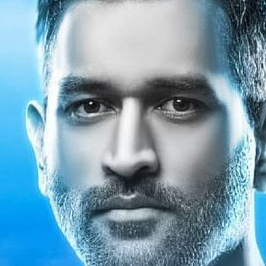
#> input picture datasets/cropped/ms_dhoni/ms_dhoni1.jpg, 266 x 266 px, given in place of ms_dhoni, which was not available
$ python sportcelebrity.py
#> lines starting #> are read from the running program, lines starting #| are printed output that depends on the picture; pictures that were not available may be replaced by others from this repository, and a replacement may not be noted
import numpy as np
import cv2
import os
from sklearn import svm
from sklearn.ensemble import RandomForestClassifier
from sklearn.linear_model import LogisticRegression
from sklearn.pipeline import make_pipeline
from sklearn.model_selection import GridSearchCV
from sklearn.svm import SVC
from sklearn.preprocessing import StandardScaler
from sklearn.model_selection import train_test_split
from sklearn.pipeline import Pipeline
from sklearn.metrics import classification_report
from matplotlib import pyplot as plt

face_cascade = cv2.CascadeClassifier(r'.\est_images\haarcascade_frontalface_default.xml')
eye_cascade = cv2.CascadeClassifier(r'.\est_images\haarcascade_eye.xml')


import pywt
import cv2

def w2d(img, mode='haar', level=1):
    imArray = img
    #Datatype conversions
    #convert to grayscale
    imArray = cv2.cvtColor( imArray,cv2.COLOR_RGB2GRAY )
    #convert to float
    imArray =  np.float32(imArray)
    imArray /= 255;
    # compute coefficients
    coeffs=pywt.wavedec2(imArray, mode, level=level)

    #Process Coefficients
    coeffs_H=list(coeffs)
    coeffs_H[0] *= 0;

    # reconstruction
    imArray_H=pywt.waverec2(coeffs_H, mode);
    imArray_H *= 255;
    imArray_H =  np.uint8(imArray_H)

    return imArray_H


def get_cropped_image_if_2_eyes(image_path):
    #print(image_path)
#> called with image_path = 'datasets/cropped/ms_dhoni'
    img = cv2.imread(image_path)
#> img is the input picture: shape (266, 266, 3); mean B, G, R 176.6, 159, 124.1
    gray = cv2.cvtColor(img, cv2.COLOR_BGR2GRAY)
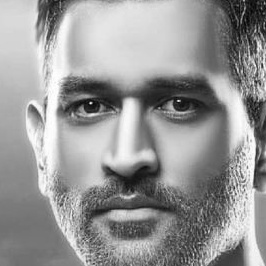
#> gray: shape (266, 266); min 2, max 255, mean 150.6
    faces = face_cascade.detectMultiScale(gray, 1.3, 5)
#> faces = [[21, 17, 226, 226]]
    for (x,y,w,h) in faces:
        roi_gray = gray[y:y+h, x:x+w]
        roi_color = img[y:y+h, x:x+w]
        eyes = eye_cascade.detectMultiScale(roi_gray)
        if len(eyes) >= 2:
            return roi_color
#> this loop made 1 pass
#> (x, y, w, h, eyes) on pass 1: (21, 17, 226, 226, [[36, 63, 56, 56], [126, 57, 60, 60]])
#> pass 1, in get_cropped_image_if_2_eyes, `roi_gray = gray[y:y+h, x:x+w]`:
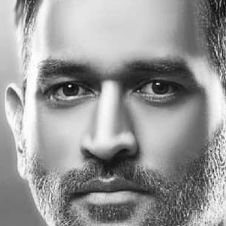
#> roi_gray: shape (226, 226); min 6, max 255, mean 152
#> pass 1, in get_cropped_image_if_2_eyes, `roi_color = img[y:y+h, x:x+w]`:
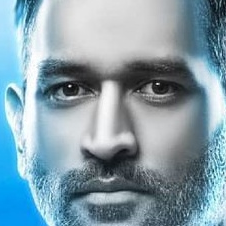
#> roi_color: shape (226, 226, 3); mean B, G, R 170.2, 158.1, 132.9


path_to_data = "D:/rangan/python/imageClassification/datasets/"
path_to_cr_data = "./datasets/cropped/"


img_dirs = []
for entry in os.scandir(path_to_data):
    img_dirs.append(entry.path)
    print(entry.path)

print(img_dirs)
import shutil
if os.path.exists(path_to_cr_data):
     shutil.rmtree(path_to_cr_data)
os.mkdir(path_to_cr_data)


cropped_image_dirs = []
celebrity_file_names_dict = {}
for img_dir in img_dirs:
    count = 1
    celebrity_name = img_dir.split('/')[-1]
    celebrity_file_names_dict[celebrity_name] = []
    for entry in os.scandir(img_dir):
        roi_color = get_cropped_image_if_2_eyes(entry.path)
        if roi_color is not None:
            cropped_folder = path_to_cr_data + celebrity_name
            if not os.path.exists(cropped_folder):
                os.makedirs(cropped_folder)
                cropped_image_dirs.append(cropped_folder)
                print("Generating cropped images in folder: ",cropped_folder)
            cropped_file_name = celebrity_name + str(count) + ".jpg"
            cropped_file_path = cropped_folder + "/" + cropped_file_name
            cv2.imwrite(cropped_file_path, roi_color)
            celebrity_file_names_dict[celebrity_name].append(cropped_file_path)
            count += 1

celebrity_file_names_dict = {}
for img_dir in cropped_image_dirs:
    celebrity_name = img_dir.split('/')[-1]
    file_list = []
    for entry in os.scandir(img_dir):
        file_list.append(entry.path)
    celebrity_file_names_dict[celebrity_name] = file_list
celebrity_file_names_dict

class_dict = {}
count = 0
for celebrity_name in celebrity_file_names_dict.keys():
    class_dict[celebrity_name] = count
    count = count + 1
#> this loop made 0 passes
#> after the loop, class_dict = 0 items; count = 0
print(class_dict)

X, y = [], []
for celebrity_name, training_files in celebrity_file_names_dict.items():
    for training_image in training_files:
        img = cv2.imread(training_image)
        scalled_raw_img = cv2.resize(img, (32, 32))
        img_har = w2d(img,'db1',5)
        scalled_img_har = cv2.resize(img_har, (32, 32))
        combined_img = np.vstack((scalled_raw_img.reshape(32*32*3,1),scalled_img_har.reshape(32*32,1)))
        X.append(combined_img)
        y.append(class_dict[celebrity_name])
print(len(X))
X = np.array(X).reshape(len(X),4096).astype(float)

#> (the run stopped early here; a loop or call above may not have finished)

$ run again, on datasets/cropped/sachin_tendulkar/sachin_tendulkar10.jpg
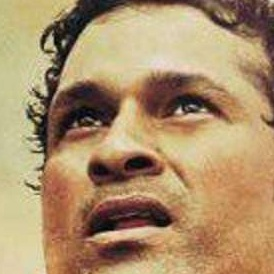
#> input picture datasets/cropped/sachin_tendulkar/sachin_tendulkar10.jpg, 274 x 274 px, given in place of ms_dhoni, which was not available
#> in get_cropped_image_if_2_eyes, img is the input picture: shape (274, 274, 3); mean B, G, R 106.3, 143, 171.6
#> in get_cropped_image_if_2_eyes, `gray = cv2.cvtColor(img, cv2.COLOR_BGR2GRAY)`:
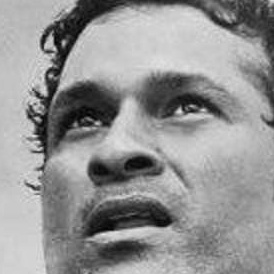
#> gray: shape (274, 274); min 1, max 237, mean 147.4
#> faces = [[15, 14, 248, 248]]
#> the loop in get_cropped_image_if_2_eyes, `for (x,y,w,h) in faces:` made 1 pass
#> (x, y, w, h, eyes) on pass 1: (15, 14, 248, 248, [[18, 2, 44, 44], [135, 64, 62, 62], [40, 79, 57, 57]])
#> pass 1, in get_cropped_image_if_2_eyes, `roi_color = img[y:y+h, x:x+w]`:
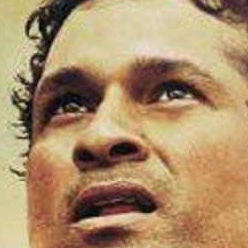
#> roi_color: shape (248, 248, 3); mean B, G, R 105.4, 141.7, 171.2

$ run again, on datasets/cropped/sachin_tendulkar/sachin_tendulkar11.jpg
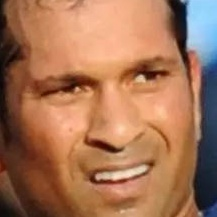
#> input picture datasets/cropped/sachin_tendulkar/sachin_tendulkar11.jpg, 217 x 217 px, given in place of ms_dhoni, which was not available
#> in get_cropped_image_if_2_eyes, img is the input picture: shape (217, 217, 3); mean B, G, R 85.9, 115.3, 165.5
#> in get_cropped_image_if_2_eyes, `gray = cv2.cvtColor(img, cv2.COLOR_BGR2GRAY)`:
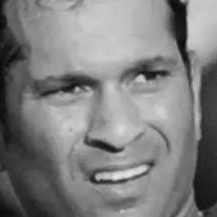
#> gray: shape (217, 217); min 7, max 232, mean 126.9
#> faces = [[13, 13, 193, 193]]
#> the loop in get_cropped_image_if_2_eyes, `for (x,y,w,h) in faces:` made 1 pass
#> (x, y, w, h, eyes) on pass 1: (13, 13, 193, 193, [[105, 36, 53, 53], [29, 47, 54, 54]])
#> pass 1, in get_cropped_image_if_2_eyes, `roi_color = img[y:y+h, x:x+w]`:
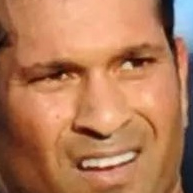
#> roi_color: shape (193, 193, 3); mean B, G, R 87.2, 121.9, 179.6
